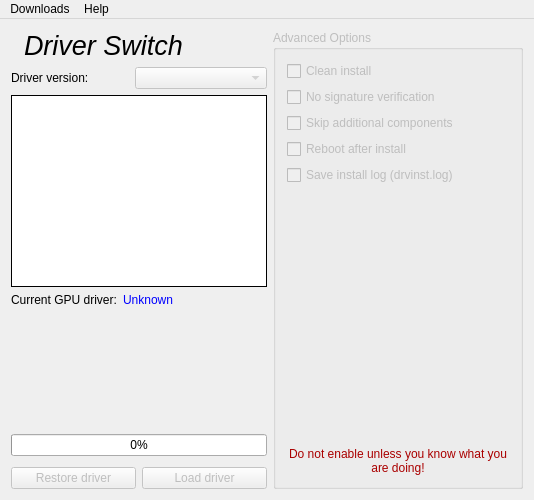
<?xml version="1.0" encoding="UTF-8"?>
<ui version="4.0">
 <class>MainWindow</class>
 <widget class="QMainWindow" name="MainWindow">
  <property name="geometry">
   <rect>
    <x>0</x>
    <y>0</y>
    <width>534</width>
    <height>500</height>
   </rect>
  </property>
  <property name="windowTitle">
   <string>IGCIT Driver Switch</string>
  </property>
  <property name="windowFilePath">
   <string notr="true"/>
  </property>
  <widget class="QWidget" name="centralWidget">
   <layout class="QHBoxLayout" name="horizontalLayout">
    <item>
     <layout class="QVBoxLayout" name="verticalLayout">
      <property name="sizeConstraint">
       <enum>QLayout::SetDefaultConstraint</enum>
      </property>
      <property name="bottomMargin">
       <number>0</number>
      </property>
      <item>
       <layout class="QHBoxLayout" name="horizontalLayout_2">
        <item>
         <widget class="QLabel" name="label">
          <property name="sizePolicy">
           <sizepolicy hsizetype="Preferred" vsizetype="Preferred">
            <horstretch>0</horstretch>
            <verstretch>0</verstretch>
           </sizepolicy>
          </property>
          <property name="minimumSize">
           <size>
            <width>0</width>
            <height>0</height>
           </size>
          </property>
          <property name="pixmap">
           <pixmap resource="IGCITDriverSwitch.qrc">:/IGCITDriverSwitch/IGCIT-logo-dswitch.png</pixmap>
          </property>
          <property name="scaledContents">
           <bool>false</bool>
          </property>
          <property name="margin">
           <number>0</number>
          </property>
         </widget>
        </item>
        <item>
         <widget class="QLabel" name="label_2">
          <property name="sizePolicy">
           <sizepolicy hsizetype="Preferred" vsizetype="Preferred">
            <horstretch>0</horstretch>
            <verstretch>0</verstretch>
           </sizepolicy>
          </property>
          <property name="text">
           <string>&lt;html&gt;&lt;head/&gt;&lt;body&gt;&lt;p&gt;&lt;span style=&quot; font-size:20pt; font-style:italic;&quot;&gt;Driver Switch&lt;/span&gt;&lt;/p&gt;&lt;/body&gt;&lt;/html&gt;</string>
          </property>
         </widget>
        </item>
        <item>
         <spacer name="horizontalSpacer">
          <property name="orientation">
           <enum>Qt::Horizontal</enum>
          </property>
          <property name="sizeHint" stdset="0">
           <size>
            <width>40</width>
            <height>20</height>
           </size>
          </property>
         </spacer>
        </item>
       </layout>
      </item>
      <item>
       <layout class="QHBoxLayout" name="horizontalLayout_3">
        <property name="topMargin">
         <number>0</number>
        </property>
        <item>
         <widget class="QLabel" name="label_4">
          <property name="sizePolicy">
           <sizepolicy hsizetype="Fixed" vsizetype="Preferred">
            <horstretch>0</horstretch>
            <verstretch>0</verstretch>
           </sizepolicy>
          </property>
          <property name="text">
           <string>Driver version:</string>
          </property>
         </widget>
        </item>
        <item>
         <spacer name="horizontalSpacer_2">
          <property name="orientation">
           <enum>Qt::Horizontal</enum>
          </property>
          <property name="sizeType">
           <enum>QSizePolicy::Fixed</enum>
          </property>
          <property name="sizeHint" stdset="0">
           <size>
            <width>40</width>
            <height>20</height>
           </size>
          </property>
         </spacer>
        </item>
        <item>
         <widget class="QComboBox" name="driversListCombo">
          <property name="enabled">
           <bool>false</bool>
          </property>
         </widget>
        </item>
       </layout>
      </item>
      <item>
       <widget class="QTextEdit" name="logtxtEdit">
        <property name="frameShape">
         <enum>QFrame::Box</enum>
        </property>
        <property name="frameShadow">
         <enum>QFrame::Plain</enum>
        </property>
        <property name="horizontalScrollBarPolicy">
         <enum>Qt::ScrollBarAlwaysOff</enum>
        </property>
        <property name="readOnly">
         <bool>true</bool>
        </property>
       </widget>
      </item>
      <item>
       <layout class="QHBoxLayout" name="horizontalLayout_4">
        <property name="topMargin">
         <number>0</number>
        </property>
        <item>
         <widget class="QLabel" name="label_5">
          <property name="sizePolicy">
           <sizepolicy hsizetype="Fixed" vsizetype="Preferred">
            <horstretch>0</horstretch>
            <verstretch>0</verstretch>
           </sizepolicy>
          </property>
          <property name="text">
           <string>Current GPU driver:</string>
          </property>
         </widget>
        </item>
        <item>
         <widget class="QLabel" name="curGpuDrvLbl">
          <property name="styleSheet">
           <string notr="true">#curGpuDrvLbl{color:blue;}</string>
          </property>
          <property name="text">
           <string>Unknown</string>
          </property>
         </widget>
        </item>
       </layout>
      </item>
      <item>
       <spacer name="verticalSpacer">
        <property name="orientation">
         <enum>Qt::Vertical</enum>
        </property>
        <property name="sizeHint" stdset="0">
         <size>
          <width>20</width>
          <height>40</height>
         </size>
        </property>
       </spacer>
      </item>
      <item>
       <widget class="QProgressBar" name="progressBar">
        <property name="value">
         <number>0</number>
        </property>
       </widget>
      </item>
      <item>
       <spacer name="verticalSpacer_3">
        <property name="orientation">
         <enum>Qt::Vertical</enum>
        </property>
        <property name="sizeType">
         <enum>QSizePolicy::Fixed</enum>
        </property>
        <property name="sizeHint" stdset="0">
         <size>
          <width>20</width>
          <height>5</height>
         </size>
        </property>
       </spacer>
      </item>
      <item>
       <layout class="QHBoxLayout" name="horizontalLayout_5">
        <property name="topMargin">
         <number>0</number>
        </property>
        <item>
         <widget class="QPushButton" name="restoreBtn">
          <property name="enabled">
           <bool>false</bool>
          </property>
          <property name="text">
           <string>Restore driver</string>
          </property>
         </widget>
        </item>
        <item>
         <widget class="QPushButton" name="loadBtn">
          <property name="enabled">
           <bool>false</bool>
          </property>
          <property name="text">
           <string>Load driver</string>
          </property>
         </widget>
        </item>
       </layout>
      </item>
     </layout>
    </item>
    <item>
     <layout class="QVBoxLayout" name="verticalLayout_2">
      <property name="leftMargin">
       <number>0</number>
      </property>
      <item>
       <widget class="QGroupBox" name="advOptsGroup">
        <property name="enabled">
         <bool>false</bool>
        </property>
        <property name="sizePolicy">
         <sizepolicy hsizetype="Expanding" vsizetype="Preferred">
          <horstretch>0</horstretch>
          <verstretch>0</verstretch>
         </sizepolicy>
        </property>
        <property name="minimumSize">
         <size>
          <width>0</width>
          <height>0</height>
         </size>
        </property>
        <property name="title">
         <string>Advanced Options</string>
        </property>
        <layout class="QVBoxLayout" name="verticalLayout_3">
         <item>
          <widget class="QCheckBox" name="argCleanInstChk">
           <property name="text">
            <string>Clean install</string>
           </property>
          </widget>
         </item>
         <item>
          <widget class="QCheckBox" name="argNoSigChk">
           <property name="text">
            <string>No signature verification</string>
           </property>
          </widget>
         </item>
         <item>
          <widget class="QCheckBox" name="argNoExtraChk">
           <property name="text">
            <string>Skip additional components</string>
           </property>
          </widget>
         </item>
         <item>
          <widget class="QCheckBox" name="argRebootAfiChk">
           <property name="text">
            <string>Reboot after install</string>
           </property>
          </widget>
         </item>
         <item>
          <widget class="QCheckBox" name="argSaveReportChk">
           <property name="text">
            <string>Save install log (drvinst.log)</string>
           </property>
          </widget>
         </item>
         <item>
          <spacer name="verticalSpacer_2">
           <property name="orientation">
            <enum>Qt::Vertical</enum>
           </property>
           <property name="sizeHint" stdset="0">
            <size>
             <width>20</width>
             <height>40</height>
            </size>
           </property>
          </spacer>
         </item>
         <item>
          <widget class="QLabel" name="label_3">
           <property name="text">
            <string>&lt;html&gt;&lt;head/&gt;&lt;body&gt;&lt;p&gt;&lt;span style=&quot; color:#aa0000;&quot;&gt;Do not enable unless you know what you are doing!&lt;/span&gt;&lt;/p&gt;&lt;/body&gt;&lt;/html&gt;</string>
           </property>
           <property name="alignment">
            <set>Qt::AlignCenter</set>
           </property>
           <property name="wordWrap">
            <bool>true</bool>
           </property>
          </widget>
         </item>
        </layout>
       </widget>
      </item>
     </layout>
    </item>
   </layout>
  </widget>
  <widget class="QMenuBar" name="menuBar">
   <property name="geometry">
    <rect>
     <x>0</x>
     <y>0</y>
     <width>534</width>
     <height>22</height>
    </rect>
   </property>
   <property name="autoFillBackground">
    <bool>false</bool>
   </property>
   <widget class="QMenu" name="menuDownloads">
    <property name="title">
     <string>Downloads</string>
    </property>
    <addaction name="menuDwnlSrc"/>
    <addaction name="separator"/>
    <addaction name="actionStable_Arc_and_Xe"/>
   </widget>
   <widget class="QMenu" name="menuHelp">
    <property name="title">
     <string>Help</string>
    </property>
    <addaction name="actionWiki"/>
    <addaction name="actionAbout"/>
   </widget>
   <addaction name="menuDownloads"/>
   <addaction name="menuHelp"/>
  </widget>
  <action name="menuDwnlSrc">
   <property name="text">
    <string>IGCIT Driver Switch sources</string>
   </property>
  </action>
  <action name="actionStable_Arc_and_Xe">
   <property name="text">
    <string>Intel drivers</string>
   </property>
  </action>
  <action name="actionWiki">
   <property name="text">
    <string>Wiki</string>
   </property>
  </action>
  <action name="actionAbout">
   <property name="text">
    <string>About</string>
   </property>
  </action>
 </widget>
 <layoutdefault spacing="6" margin="11"/>
 <resources>
  <include location="IGCITDriverSwitch.qrc"/>
 </resources>
 <connections/>
</ui>
